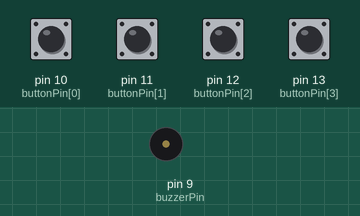
The sketch below on a simulated Arduino Uno, built with avr-gcc and run on an emulated ATmega328P. On the bench: buzzer (waves = sounding). The test bench sets the inputs (shaded band); at power-on: pin 10 (buttonPin[0]), pin 11 (buttonPin[1]), pin 12 (buttonPin[2]), pin 13 (buttonPin[3]) LOW.

Above: at 1.2 s.
1.3 s: pin 10 (buttonPin[0]) pulled HIGH for 0.15 s
At 1.37 s:
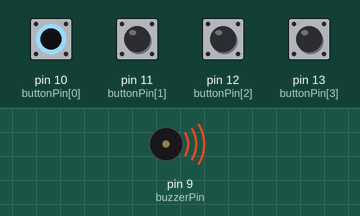
Timing chart, 0 to 4.3 s (numbered marks = the images above; inputs shaded):
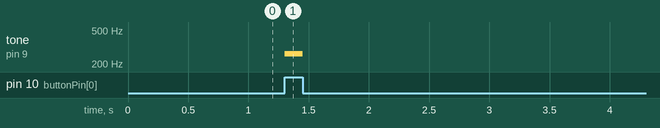

The sketch:

keyboard2.ino
```cpp
/*
 * This program emulates a keyboard with
 * 4 tones correspoding to 4 buttons. As
 * a button is presses, it plays the tone
 * of that button. each button is connected
 * through a resister to 5V on one side and
 * input pin on other side. The output is
 * given to a peizzo buzzer at pin 9.
 */
const int buttonPin[4] = {10, 11, 12, 13};     // names of input pins
const int keys[4] = {262, 294, 330, 349};      // the freq of different tones
const int buzzerPin = 9;

void setup() {
  // put your setup code here, to run once:
  for (int i=0; i<4; i++){
    pinMode(buttonPin[i], INPUT);
  }
  pinMode(buzzerPin, OUTPUT);
}

void loop() {
  // put your main code here, to run repeatedly:
  int pitch = 0;
  for(int i=0; i<4; i++){
    if (digitalRead(buttonPin[i])==HIGH){
      pitch = keys[i];
      break;
    }
  }
  tone(buzzerPin, pitch, 100);
}
```

Measured:
- after the input at 1.3 s, tone on pin 9 (buzzerPin): silent → 262 Hz at once, → silent 0.15 s later
